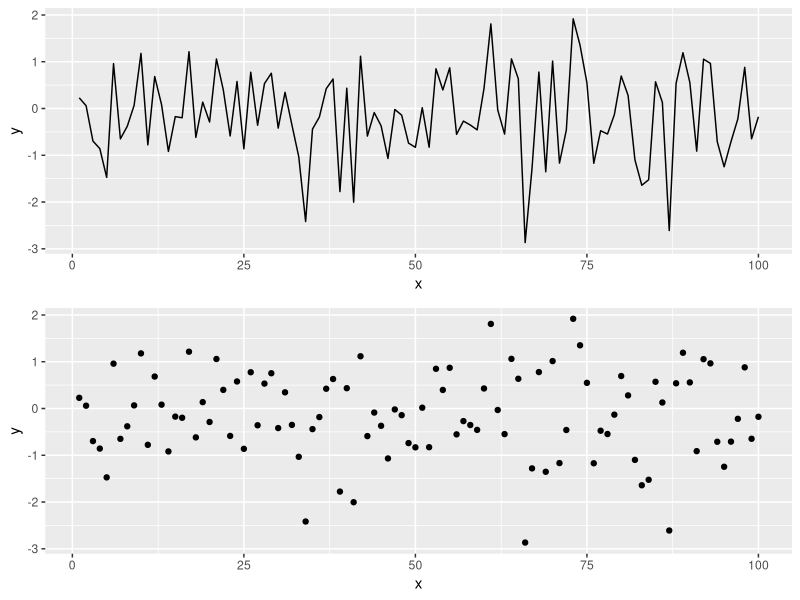

The R script that drew this image:
## ---- chunk 1
knitr::opts_chunk$set(echo = TRUE, fig.width = 8, fig.height = 8, fig.alig = "center")
## ---- chunk 2
library(tidyverse)
library(gridExtra)

## ---- chunk 3
# Simulating data according to a normal distribution
x <- seq(1:100)
y <- rnorm(100) # Generating data form a normal distribution with mean 0 and variance 1
data <- data.frame(x = x, y = y ) # Creating a data frame
p1 = ggplot(data, aes(x= x, y = y)) +
geom_line()
p2 = ggplot(data, aes(x= x, y = y)) +
geom_point()
grid.arrange(p1, p2)
